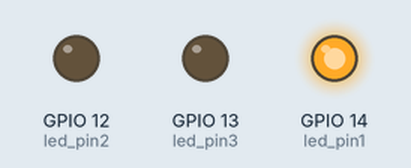
A sketch run on a simulated ESP8266 (NodeMCU). On the bench: output pins drawn as LEDs (lit = HIGH). WiFi joins after 1.5 s; servers stay silent unless stated; what the sketch prints to the serial monitor is not drawn.

Above: at 2.1 s.
At 3.1 s:
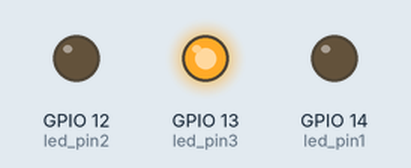
At 3.8 s:
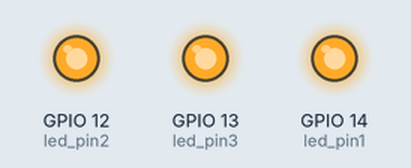
At 5.3 s:
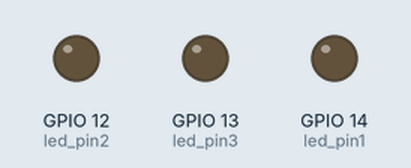
Timing chart, 0 to 6.8 s (numbered marks = the images above):
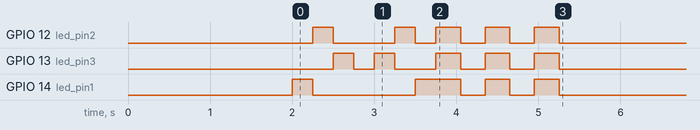

The sketch:

Sketch.ino
```cpp
#include <ESP8266WiFi.h>
#include <ESPAsyncTCP.h>
#include <ESPAsyncWebServer.h>

//credentiale retea
const char* ssid = "Network Name";
const char* password = "Network password";

//variabila secventa start
int variable = 0;

//albastru D5
const int led_pin1 = 14;
//galben D6
const int led_pin2 = 12;
//rosu D7
const int led_pin3 = 13;

String slider_value1 = "0";
String slider_value2 = "0";
String slider_value3 = "0";
const char* input_parameter1 = "value";
const char* input_parameter2 = "value2";
const char* input_parameter3 = "value3";

AsyncWebServer server(80);

const char index_html[] PROGMEM = R"rawliteral(
<!DOCTYPE HTML><html>
<head>
  <meta name="viewport" content="width=device-width, initial-scale=1">
  <title>Controlarea intensitatii unui LED prin Wi-fi Server</title>
  <style>
    html {font-family: Times New Roman; display: inline-block; text-align: center;}
    h {font-size: 2.3rem;}
    p {font-size: 2.0rem;}
    //slider1
    body {max-width: 400px; margin:0px auto; padding-bottom: 25px;}
    .slider { -webkit-appearance: none; margin: 14px; width: 360px; height: 25px; background: #1500ff;
      outline: none; -webkit-transition: .2s; transition: opacity .2s;}
    .slider::-webkit-slider-thumb {-webkit-appearance: none; appearance: none; width: 35px; height: 35px; background:#01070a; cursor: pointer;}
    .slider::-moz-range-thumb { width: 35px; height: 35px; background: #01070a; cursor: pointer; }
    //slider2
    h2 {font-size: 2.3rem;}
    p2 {font-size: 2.0rem;}
    body {max-width: 400px; margin:0px auto; padding-bottom: 25px;}
    .slider2 { -webkit-appearance: none; margin: 14px; width: 360px; height: 25px; background: #f2ff00;
      outline: none; -webkit-transition: .2s; transition: opacity .2s;}
    .slider2::-webkit-slider-thumb {-webkit-appearance: none; appearance: none; width: 35px; height: 35px; background:#01070a; cursor: pointer;}
    .slider2::-moz-range-thumb { width: 35px; height: 35px; background: #01070a; cursor: pointer; }
    //slider3
    h3 {font-size: 2.3rem;}
    p3 {font-size: 2.0rem;}
    body {max-width: 400px; margin:0px auto; padding-bottom: 25px;}
    .slider3 { -webkit-appearance: none; margin: 14px; width: 360px; height: 25px; background: #ff0000;
      outline: none; -webkit-transition: .2s; transition: opacity .2s;}
    .slider3::-webkit-slider-thumb {-webkit-appearance: none; appearance: none; width: 35px; height: 35px; background:#01070a; cursor: pointer;}
    .slider3::-moz-range-thumb { width: 35px; height: 35px; background: #01070a; cursor: pointer; }
  </style>
</head>
<body>
  <h>Proiect SMP - Controlarea intensitatii unui LED</h>
  <p><span id="textslider_value1">%SLIDERVALUE1%</span></p>
  <p><input type="range" onchange="updateSliderPWM(this)" id="pwmSlider1" min="0" max="255" value="%SLIDERVALUE1%" step="1" class="slider"></p>
  <h2></h2>
  <p2><span id="textslider_value2">%SLIDERVALUE2%</span></p2>
  <p2><input type="range" onchange="updateSliderPWM2(this)" id="pwmSlider2" min="0" max="255" value="%SLIDERVALUE2%" step="1" class="slider2"></p2>
  <h3></h3>
  <p3><span id="textslider_value3">%SLIDERVALUE3%</span></p3>
  <p3><input type="range" onchange="updateSliderPWM3(this)" id="pwmSlider3" min="0" max="255" value="%SLIDERVALUE3%" step="1" class="slider3"></p3>
<script>
//functie slider 1
function updateSliderPWM(element)
{
  var slider_value1 = document.getElementById("pwmSlider1").value;
  document.getElementById("textslider_value1").innerHTML = slider_value1;
  console.log(slider_value1);
  var xhr = new XMLHttpRequest();
  xhr.open("GET", "/slider?value="+slider_value1, true);
  xhr.send();
}
//functie slider2
function updateSliderPWM2(element)
{
  var slider_value2 = document.getElementById("pwmSlider2").value;
  document.getElementById("textslider_value2").innerHTML = slider_value2;
  console.log(slider_value2);
  var xhr = new XMLHttpRequest();
  xhr.open("GET", "/slider?value2="+slider_value2, true);
  xhr.send();
}
//functie slider3
function updateSliderPWM3(element)
{
  var slider_value3 = document.getElementById("pwmSlider3").value;
  document.getElementById("textslider_value3").innerHTML = slider_value3;
  console.log(slider_value3);
  var xhr = new XMLHttpRequest();
  xhr.open("GET", "/slider?value3="+slider_value3, true);
  xhr.send();
}
</script>
</body>
</html>
)rawliteral";
String processor(const String& var)
{
  if (var == "SLIDERVALUE1")
  {
    return slider_value1;
  }
  else if (var == "SLIDERVALUE2")
  {
    return slider_value2;
  }
  else return slider_value3;
  return String();
}
void setup()
{
  pinMode(14,OUTPUT);
  pinMode(12,OUTPUT);
  pinMode(13,OUTPUT);
  Serial.begin(115200);
  WiFi.begin(ssid, password);
  while (WiFi.status() != WL_CONNECTED)
  {
    delay(1000);
    Serial.println("Connecting...");
  }
  Serial.println(WiFi.localIP());
  while(variable==0)
  {
    //secv 1
    digitalWrite(14,HIGH);
    delay(250);
    digitalWrite(14,LOW);
    digitalWrite(12,HIGH);
    delay(250);
    digitalWrite(12,LOW);
    digitalWrite(13,HIGH);
    delay(250);
    digitalWrite(13,LOW);
    delay(250);

    //secv2
    digitalWrite(13,HIGH);
    delay(250);
    digitalWrite(13,LOW);
    digitalWrite(12,HIGH);
    delay(250);
    digitalWrite(12,LOW);
    digitalWrite(14,HIGH);
    delay(250);
    digitalWrite(14,LOW);

    //secv3
    digitalWrite(14,HIGH);
    digitalWrite(12,HIGH);
    digitalWrite(13,HIGH);
    delay(300);
    digitalWrite(14,LOW);
    digitalWrite(12,LOW);
    digitalWrite(13,LOW);
    delay(300);
    digitalWrite(14,HIGH);
    digitalWrite(12,HIGH);
    digitalWrite(13,HIGH);
    delay(300);
    digitalWrite(14,LOW);
    digitalWrite(12,LOW);
    digitalWrite(13,LOW);
    delay(300);
    digitalWrite(14,HIGH);
    digitalWrite(12,HIGH);
    digitalWrite(13,HIGH);
    delay(300);
    digitalWrite(14,LOW);
    digitalWrite(12,LOW);
    digitalWrite(13,LOW);
    variable=1;
  }

  //request
  server.on("/", HTTP_GET, [](AsyncWebServerRequest *request)
  {
    request->send_P(200, "text/html", index_html, processor);
  });
  //analogWrite
  server.on("/slider", HTTP_GET, [] (AsyncWebServerRequest *request)
  {
    String message;
    if (request->hasParam(input_parameter1))
    {
      message = request->getParam(input_parameter1)->value();
      slider_value1 = message;
      analogWrite(led_pin1,slider_value1.toInt());
    }
    if (request->hasParam(input_parameter2))
    {
      message = request->getParam(input_parameter2)->value();
      slider_value2 = message;
      analogWrite(led_pin2,slider_value2.toInt());
    }
    if (request->hasParam(input_parameter3))
    {
      message = request->getParam(input_parameter3)->value();
      slider_value3 = message;
      analogWrite(led_pin3,slider_value3.toInt());
    }
  });
  server.begin();
}
void loop()
{

}
```
